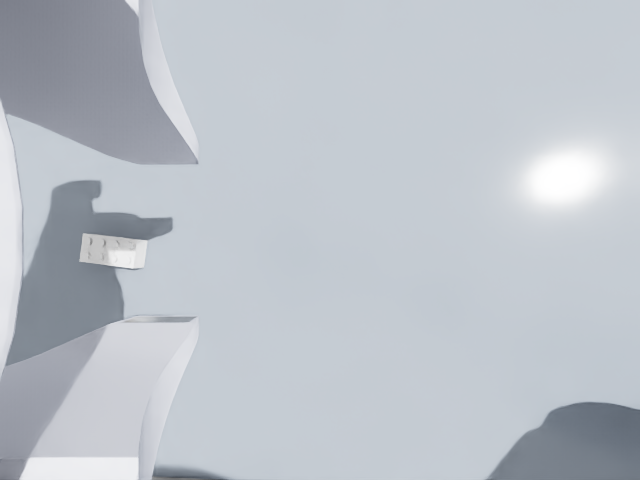
#> input picture experiments/2026-11-11/evidence/camera_grasp/dev-17/0000-start.png, 640 x 480 px
$ python -i policy-source.py   (imports and definitions only)
#> lines starting #> are read from the running program, lines starting #| are printed output that depends on the picture; after the words box and inside, x2 and y2 are one past the last pixel; in counts of white or black regions, pixels touching at a corner belong together
#> further down, picture is the input picture: shape (480, 640, 3); mean B, G, R 201.7, 194.4, 188.5
"""Uncalibrated image-based grasp baseline. Input: single wrist RGB only.

Inspired by Yoshimi & Allen (ICRA 1994) active uncalibrated alignment.
Joint probes estimate image derivatives; no FK/IK, depth, encoders, scene pose,
inventory parser, or simulator import is used here.
"""
import cv2
import numpy as np
from collections import deque


def gray(rgb):
    if not isinstance(rgb,np.ndarray) or rgb.dtype!=np.uint8 or rgb.ndim!=3 or rgb.shape[2]!=3:
        raise ValueError('Single uint8 camera RGB required')
    return np.rint(rgb.astype(np.float32).mean(2)).astype(np.uint8)


def detect(rgb,near=None,exclusion=None):
    g=gray(rgb)
    edges=cv2.Canny(cv2.GaussianBlur(g,(3,3),0),20,45)
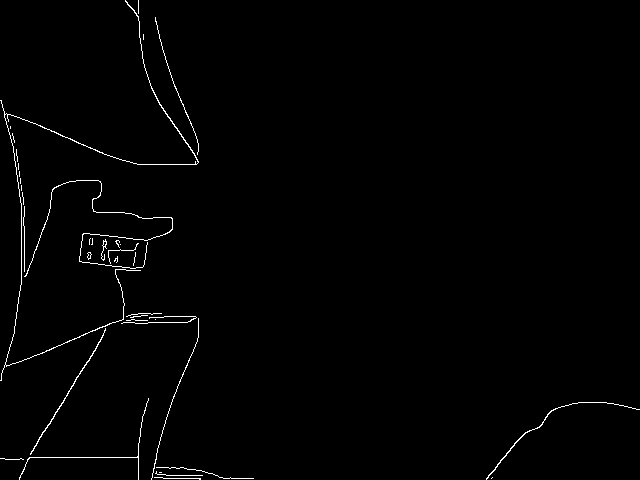
#> edges: shape (480, 640); 1% white in thin lines or dots
    edges=cv2.morphologyEx(edges,cv2.MORPH_CLOSE,np.ones((3,3),np.uint8))
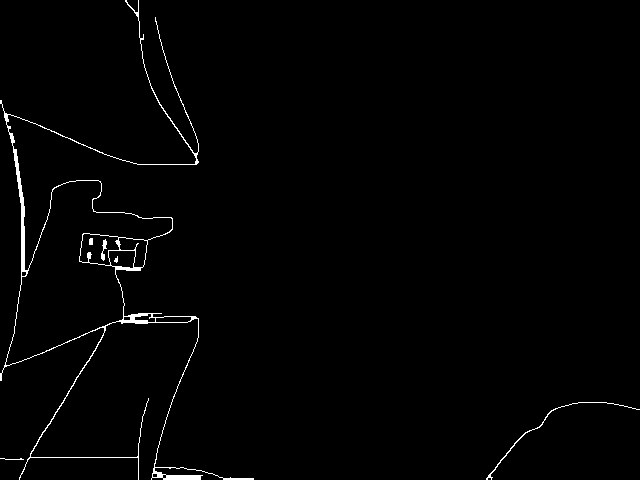
#> edges: shape (480, 640); 1.3% white in thin lines or dots
    contours,_=cv2.findContours(edges,cv2.RETR_LIST,cv2.CHAIN_APPROX_SIMPLE)
#> contours = 16 contours, 5 with area under 20; largest, box (x1, y1, x2, y2) and area: (0, 0, 254, 480) 16884, (5, 180, 173, 366) 13506, (79, 233, 120, 266) 922, (118, 237, 148, 268) 492, (108, 250, 136, 269) 418
    # Local grayscale contrast also recovers weak/open edges. Both polarities
    # are considered: brightness is not a part identity or a required color.
    radius=int(g.shape[1]/10)|1
#> radius = 65
    kernel=cv2.getStructuringElement(cv2.MORPH_ELLIPSE,(radius,radius))
    for op in (cv2.MORPH_TOPHAT,cv2.MORPH_BLACKHAT):
        contrast=cv2.morphologyEx(g,op,kernel)
        binary=(contrast>12).astype(np.uint8)*255
        # Do not close this mask: a narrow contact edge can otherwise join the
        # brick to the robot's cast shadow and move its centre by tens of pixels.
        more,_=cv2.findContours(binary,cv2.RETR_LIST,cv2.CHAIN_APPROX_SIMPLE)
        contours=tuple(contours)+tuple(more)
#> this loop made 2 passes
#> pass 1, in detect, `contrast=cv2.morphologyEx(g,op,kernel)`:
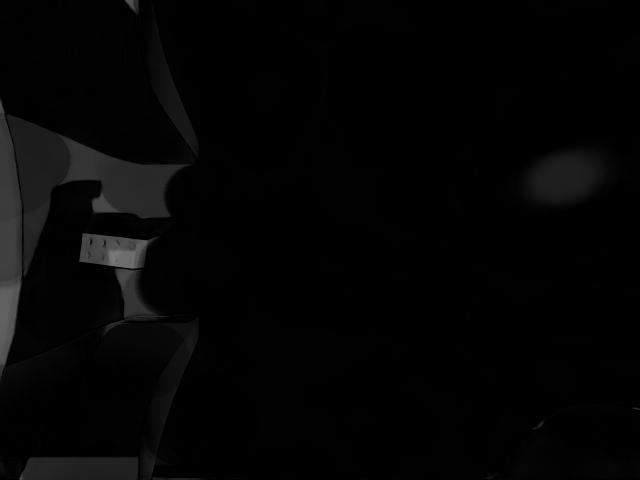
#> contrast: shape (480, 640); min 0, max 122, mean 4.3
#> pass 1, in detect, `binary=(contrast>12).astype(np.uint8)*255`:
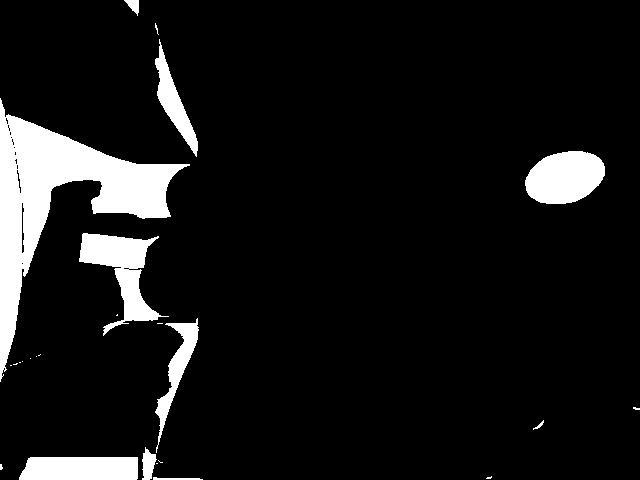
#> binary: shape (480, 640); 8.9% white; 25 white regions (15 under 20 px), largest, box (x1, y1, x2, y2) and area: (0, 98, 190, 382) 14430, (79, 233, 169, 336) 3398, (525, 151, 605, 204) 3270
#> pass 2, in detect, `binary=(contrast>12).astype(np.uint8)*255`:
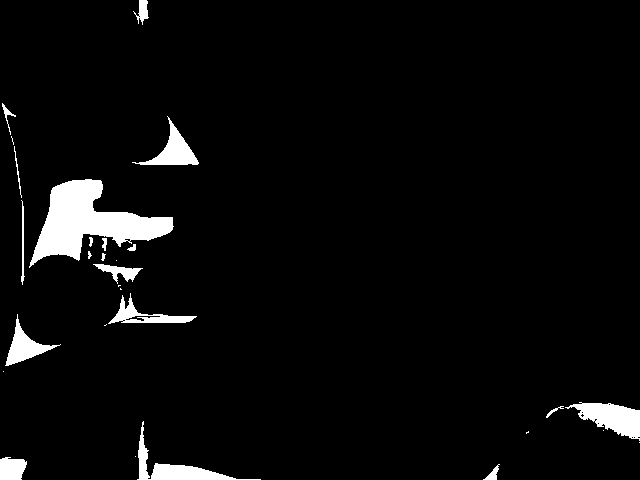
#> binary: shape (480, 640); 4.2% white; 29 white regions (10 under 20 px), largest, box (x1, y1, x2, y2) and area: (29, 179, 174, 268) 5531, (565, 402, 640, 441) 1498, (137, 421, 261, 480) 1354
    # Smaller local contrast separates a brick from broad tool shadows;
    # opening removes thin bridges without joining adjacent components.
    for size in ((g.shape[1]//20-1)|1,(g.shape[1]//16)|1):
        local_kernel=cv2.getStructuringElement(cv2.MORPH_ELLIPSE,(size,size))
        for op in (cv2.MORPH_TOPHAT,cv2.MORPH_BLACKHAT):
            contrast=cv2.morphologyEx(g,op,local_kernel)
            for threshold in (12,30):
                binary=(contrast>threshold).astype(np.uint8)*255
                binary=cv2.morphologyEx(binary,cv2.MORPH_OPEN,np.ones((3,3),np.uint8))
                more,_=cv2.findContours(binary,cv2.RETR_LIST,cv2.CHAIN_APPROX_SIMPLE)
                contours=tuple(contours)+tuple(more)
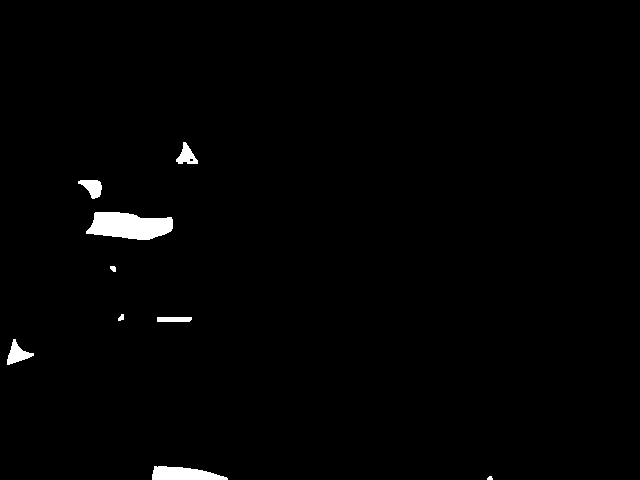
#> binary: shape (480, 640); 1.2% white; 9 white regions (1 under 20 px)
#> after the loop, contours = 243 contours, 120 with area under 20; largest, box (x1, y1, x2, y2) and area: (0, 0, 254, 480) 16884, (0, 98, 190, 382) 14102, (5, 180, 173, 366) 13506, (29, 179, 174, 268) 5322, (79, 233, 169, 336) 3188
    found=[]
    for contour in contours:
        area=cv2.contourArea(cv2.convexHull(contour))
        (u,v),(w,h),angle=cv2.minAreaRect(contour)
        if exclusion is not None and exclusion[int(np.clip(v,0,g.shape[0]-1)),int(np.clip(u,0,g.shape[1]-1))]:continue
        scale=g.shape[1]/320
        max_length=50*scale if near is None else min(115*scale,near[2]*1.15)
        if (near is None and max(w,h)<20*scale) or min(w,h)<5*scale or max(w,h)>max_length or area<55*scale*scale:continue
        if not 1.25<max(w,h)/min(w,h)<3.:continue
        if near is not None and max(w,h)<near[2]*.85:continue
        if not 15<u<g.shape[1]-15 or not 15<v<g.shape[0]-15:continue
        x,y,bw,bh=cv2.boundingRect(contour)
        if x<2 or y<2 or x+bw>g.shape[1]-2 or y+bh>g.shape[0]-2:continue
        rectangularity=area/(w*h)
        if rectangularity<(.85 if near is None else .8):continue
        if w<h:angle+=90
        angle=(angle+90)%180-90
        feature=np.array([u,v,max(w,h),angle],dtype=float)
        score=(np.linalg.norm(feature[:2]-near[:2])+.5*abs(feature[2]-near[2])+.1*abs((feature[3]-near[3]+90)%180-90)) if near is not None else abs(u-g.shape[1]*.5)+abs(v-g.shape[0]*.5)+100*scale*(1-rectangularity)
        found.append((score,feature))
#> this loop made 243 passes
#> (area, u, v, w, h, angle, x, y) on passes 45, 112, 132, 206: (3221.5, 564.5, 177, 52, 79, -90, 525, 151), (1906, 112.8, 250.8, 29.77, 65.24, 7.13, 79, 233), (1758, 111, 250.7, 29.4, 61.52, 7.13, 79, 233), (1861, 112.5, 250.8, 29.89, 64.5, 7.13, 79, 233)
#> (area, u, v, w, h, angle) on passes 4, 5, 6, 7, 8, 10: (3896.5, 555.1, 428.3, 168.2, 36.82, -25.31), (204.5, 173, 319, 6, 36, -90), (26, 126.5, 318, 4, 7, -90), (137.5, 144.5, 317.5, 9, 21, -90), (21.5, 23.5, 273.5, 5, 5, -90), (433.5, 121.5, 259, 18, 27, -90)
#> after the loop, found = [(221.8, [112.8, 250.8, 65.24, 7.13]), (225.2, [111, 250.7, 61.52, 7.13]), (225.2, [112.5, 250.8, 64.5, 7.13])]
    if not found:return None
    score,feature=min(found,key=lambda p:p[0])
#> score = 221.8; feature = [112.8, 250.8, 65.24, 7.13]
    if near is not None and score>40*scale:return None
    return feature


class ObjectTracker:
    """Subpixel Lucas-Kanade tracking, refreshed using image contours only."""
    def __init__(self,exclusion=None):
        self.previous=None;self.points=None;self.feature=None;self.missing=0;self.lost=False;self.exclusion=exclusion

    def observe(self,rgb):
        if self.lost:return None
        previous_feature=self.feature
        g=gray(rgb);found=detect(rgb,self.feature,self.exclusion if self.previous is None else None);prediction=None
#> after `found = detect(rgb, self.feature, self.exclusion if self.previous is N`: found = [112.8, 250.8, 65.24, 7.13]
        if found is not None and self.feature is not None and np.linalg.norm(found[:2]-self.feature[:2])>8:
            found=None
        if self.points is not None and self.previous is not None and len(self.points)>=3:
            moved,ok,_=cv2.calcOpticalFlowPyrLK(self.previous,g,self.points,None,winSize=(21,21),maxLevel=3,
                criteria=(cv2.TERM_CRITERIA_EPS|cv2.TERM_CRITERIA_COUNT,30,.001))
            if moved is not None:
                backwards,back_ok,_=cv2.calcOpticalFlowPyrLK(g,self.previous,moved,None,winSize=(21,21),maxLevel=3)
                valid=ok.ravel().astype(bool)&back_ok.ravel().astype(bool)&(np.linalg.norm(backwards-self.points,axis=2).ravel()<.5)
                if valid.sum()>=3:
                    transform,inliers=cv2.estimateAffinePartial2D(self.points[valid],moved[valid],method=cv2.RANSAC,ransacReprojThreshold=1.)
                    if transform is not None:
                        scale=float(np.linalg.norm(transform[0,:2]))
                        if .97<scale<1.03 and inliers.mean()>.65:
                            prediction=self.feature.copy()
                            prediction[:2]=transform@np.r_[prediction[:2],1.]
                            prediction[2]*=scale
                            prediction[3]=(prediction[3]+np.degrees(np.arctan2(transform[1,0],transform[0,0]))+90)%180-90
                            if np.linalg.norm(prediction[:2]-self.feature[:2])>8:prediction=None
        if prediction is not None:
            if found is not None and np.linalg.norm(found[:2]-prediction[:2])<8:
                prediction[:2]=.5*prediction[:2]+.5*found[:2]
                prediction[2]=.9*prediction[2]+.1*found[2]
                prediction[3]=found[3]
            self.feature=prediction
        elif found is not None:self.feature=found
#> self.feature = [112.8, 250.8, 65.24, 7.13]
        else:self.feature=None
        # A contour can disappear in the gripper's cast shadow while consistent
        # forward/backward optical flow still tracks the same physical corners.
        self.missing=self.missing+1 if self.feature is None else 0
#> self.missing = 0
        if self.missing>5 or (self.feature is None and previous_feature is not None):
            self.feature=None;self.lost=True
        self.previous=g
        if self.feature is not None:
            mask=np.zeros_like(g)
            u,v,length,angle=self.feature
#> u = 112.8; v = 250.8; length = 65.24; angle = 7.13
            box=cv2.boxPoints(((float(u),float(v)),(float(length+8),float(length*.65+8)),float(angle)))
#> box = [[73.3, 271.3], [79.56, 221.3], [152.2, 230.4], [146, 280.4]]
            cv2.fillConvexPoly(mask,np.rint(box).astype(np.int32),255)
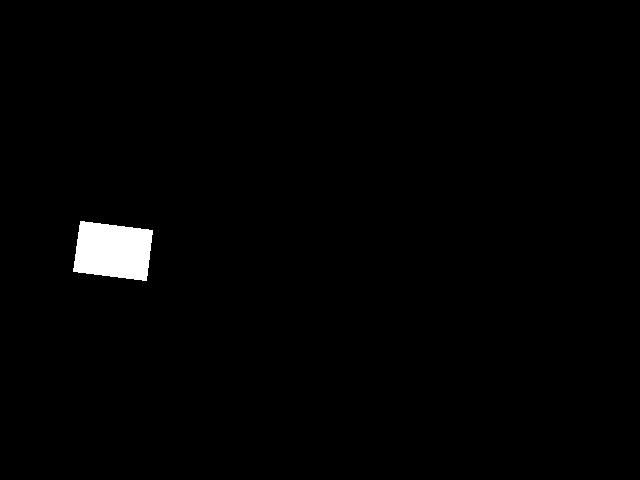
#> mask: shape (480, 640); 1.2% white; 1 white region, box (x1, y1, x2, y2) and area: (73, 221, 153, 281) 3812
            self.points=cv2.goodFeaturesToTrack(g,30,.01,3,mask=mask,blockSize=3)
#> self.points = 30 rows, first 8: [80, 260], [83, 234], [115, 268], [90, 244], [90, 238], [104, 240], [148, 241], [103, 246]
        else:self.points=None
        return self.feature


class VisualGrasp:
    # Command synergies; these are own joint commands, not Cartesian targets.
    # At the fixed observation posture, coordinated wrist commands reduce image
    # rotation while shoulder/elbow probes translate the camera.
    basis=np.array([[1,0,0],[0,1,0],[0,0,1],[0,0,0],[0,-1,-1],[1,0,0],[0,0,0]],float)

    # [138 lines left out: functions __init__, __call__, move, measurement, sequence, not called in this run]

>>> import cv2
>>> picture = cv2.imread('0000-start.png')
>>> result = ObjectTracker().observe(picture)
#> result = [112.8, 250.8, 65.24, 7.13]
